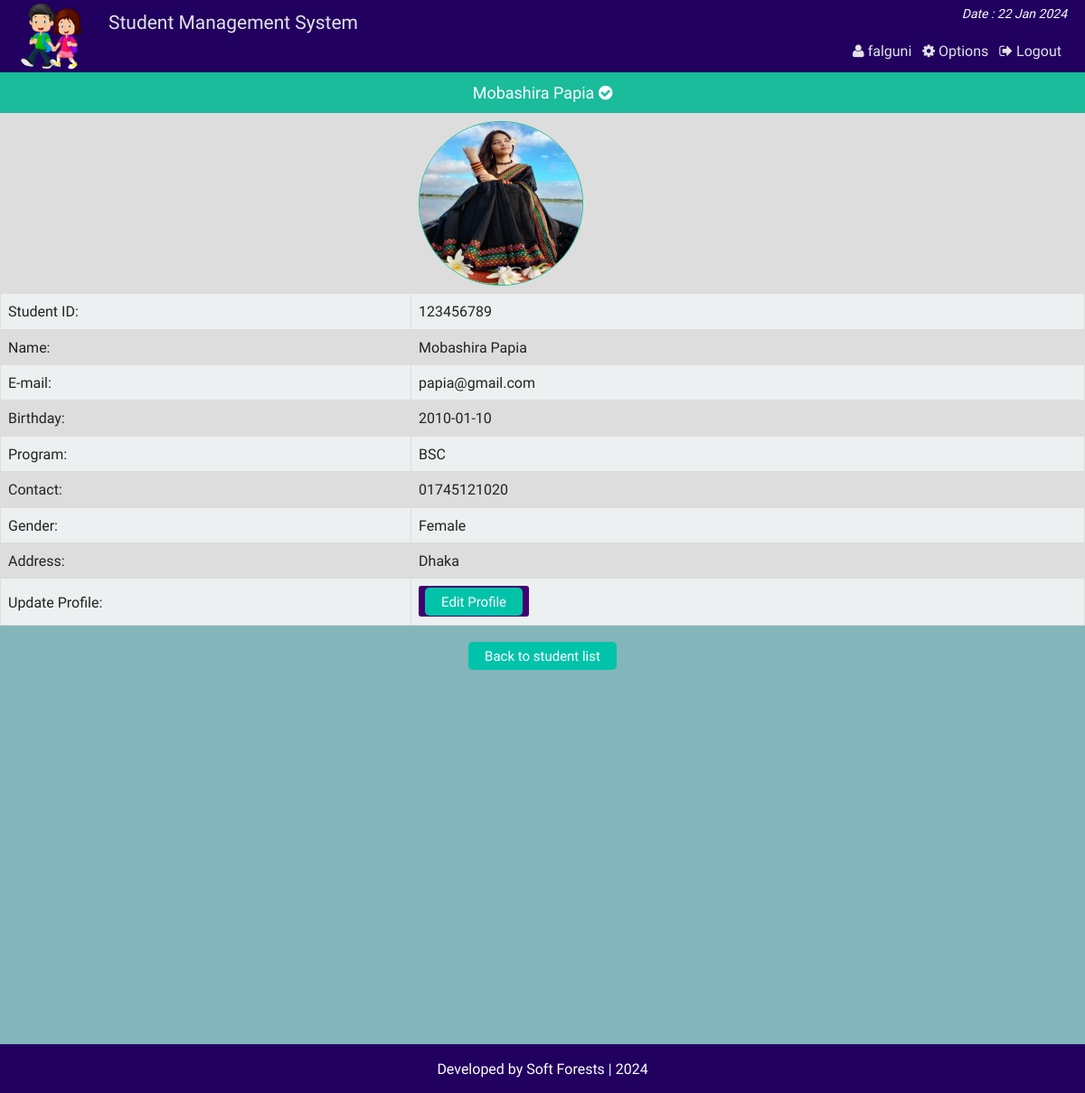
The page /admin_single_student.php?id=123456789 (signed in) on the database its author committed.
### tables this page shows
CREATE TABLE `st_info` (
  `st_id` int(11) NOT NULL,
  `name` varchar(100) NOT NULL,
  `password` varchar(32) NOT NULL,
  `email` varchar(50) NOT NULL,
  `bday` date NOT NULL,
  `program` varchar(10) NOT NULL,
  `contact` varchar(20) NOT NULL,
  `gender` varchar(10) NOT NULL,
  `address` varchar(255) NOT NULL,
  `img` varchar(255) DEFAULT NULL
);

### admin_single_student.php (the view, shortened to what this page needs)
<?php
	require "php/config.php";
	require_once "php/functions.php";
	$user = new login_registration_class();
	if(isset($_REQUEST['id'])){
		$st_id = $_REQUEST['id'];
	}else{
		header('Location: admin.php');
		exit();
	}
?>
<?php
include "php/headertop_admin.php";
?>
<div class="profile">
		<p style="font-size:18px;text-align:center;background:#1abc9c;color:#fff;padding:10px;margin:0"><?php $user->getusername($st_id); ?> <i class="fa fa-check-circle" aria-hidden="true"></i></p>
		<table class="tab_one">
			<?php
				$getuser = $user->getuserbyid($st_id);
				while($row = $getuser->fetch_assoc()){
			?>
			<tr>
				<td></td>
				<?php if(empty($row['img'])){?>
				<td><img src="img/default.png" style="height:180px; width:180px; border:1px #1ABC9C solid;border-radius:90px" alt="" /></td>
				<?php }else{ ?>
				<td><img src="img/student/<?php echo $row['img']; ?>" style="height:180px; width:180px; border:1px #1ABC9C solid;border-radius:90px" alt="" /></td>
				<?php }?>
			</tr>
			<tr>
				<td>Student ID: </td>
				<td><?php echo $row['st_id']; ?></td>
			</tr>
			<tr>
				<td>Name: </td>
				<td><?php echo $row['name']; ?></td>
			</tr>
			<tr>
				<td>E-mail: </td>
				<td><?php echo $row['email']; ?></td>
			</tr>
			<tr>
				<td>Birthday: </td>
				<td><?php echo $row['bday']; ?></td>
			</tr>
			<tr>
				<td>Program: </td>
				<td><?php echo $row['program']; ?></td>
			</tr>
			<tr>
				<td>Contact: </td>
				<td><?php echo $row['contact']; ?></td>
			</tr>
			<tr>
				<td>Gender: </td>
				<td><?php echo $row['gender']; ?></td>
			</tr>
			<tr>
				<td>Address: </td>
				<td><?php echo $row['address']; ?></td>
			</tr>
			<tr>
				<td>Update Profile: </td>
				<td><a href="admin_single_student_update.php?id=<?php echo $row['st_id'];?>"><button class="editbtn">Edit Profile</button></a></td>
			</tr>
			<?php  } ?>
		</table>
		<div class="back fix">
			<p style="text-align:center"><a href="admin_all_student.php"><button class="editbtn">Back to student list</button></a></p>
		</div>
</div>
<?php include "php/footerbottom.php";?>

### php/functions.php (shortened to what this page needs)
<?php
class login_registration_class{
	public function getusername($sid){
		global $conn;
		$query = $conn->query("select name from st_info where st_id='$sid'");
		$result = $query->fetch_assoc();
		echo $result['name'];
	}
	public function getuserbyid($st_id){
		global $conn;
		$query = $conn->query("select * from st_info where st_id='$st_id'");
		return $query;
	}
};
?>

### css/main.css (style rules this page uses)
html { color: #222; font-size: 1em; line-height: 1.4; }
audio, canvas, iframe, img, svg, video { vertical-align: middle; }
a { text-decoration:none; }
.fix { overflow:hidden; }
body { font-family:roboto !important; background-color: #006b747d; }
.st_reg th, td { padding: 8px; }
table.tab_one { width:100%; }
table.tab_one td { border:1px solid #ddd; padding:8px; }
table.tab_one td a { text-decoration:none; background-color: #43006f; padding: 6px; border-radius: 3px; color: #fff; }
table.tab_one tr:nth-child(odd) { background:#ddd; }
table.tab_one tr:nth-child(even) { background:#ecf0f1; }
.editbtn { background-color: #01C3AA; border: none; border-radius:5px; color: white; padding: 5px 18px; text-align: center; text-decoration: none; display: inline-block; font-size: 15px; margin: 2px 1px; cursor: pointer; }
table.att_tab tr,td,th { border:2px solid #ddd; border-collapse:collapse; padding:8px; }

### rows shown on the page
st_info: name "Mobashira Papia", img (picture), st_id "123456789", email "papia@gmail.com", bday "2010-01-10", program "BSC", contact "01745121020", gender "Female", address "Dhaka"

### other values the page prints
$admin_name "falguni"
